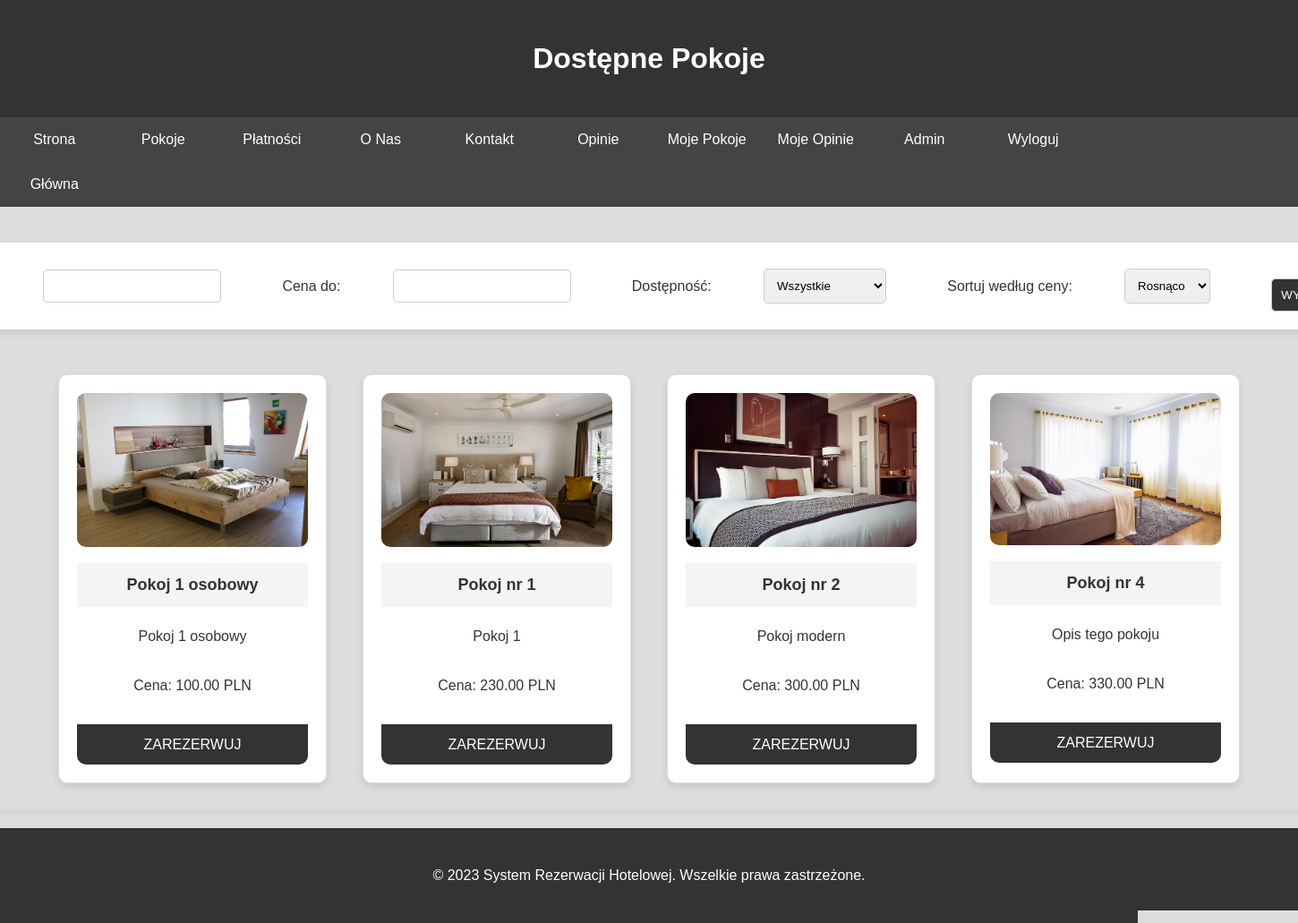
Screenshot of /available_rooms.php (signed in) with the database file from the repository.
### tables this page shows
CREATE TABLE `rooms` (
  `room_id` int(11) NOT NULL,
  `room_name` varchar(255) NOT NULL,
  `room_description` text DEFAULT NULL,
  `room_image` varchar(255) DEFAULT NULL,
  `is_available` tinyint(1) DEFAULT 1,
  `price` decimal(10,2) NOT NULL DEFAULT 0.00
);

### available_rooms.php (the view, shortened to what this page needs)
<?php
include 'includes/db_connection.php';
function getRoomEndDate($roomId)
{
    global $conn;
    $sql = "SELECT end_date FROM reservations WHERE room_id = ? AND end_date >= CURDATE() ORDER BY end_date DESC LIMIT 1";
    $stmt = $conn->prepare($sql);
    $stmt->bind_param("i", $roomId);
    $stmt->execute();
    $result = $stmt->get_result();
    return false;
}
$minPrice = isset($_GET['min_price']) ? $_GET['min_price'] : 0;
$maxPrice = isset($_GET['max_price']) ? $_GET['max_price'] : PHP_INT_MAX;
$sortPrice = isset($_GET['sort_price']) && $_GET['sort_price'] == 'desc' ? 'DESC' : 'ASC';
$whereClause = "WHERE price BETWEEN $minPrice AND $maxPrice";
$sql = "SELECT * FROM rooms $whereClause  ORDER BY price $sortPrice";
$result = $conn->query($sql);
$rooms = [];
if ($result->num_rows > 0) {
    while ($row = $result->fetch_assoc()) {
        $rooms[] = $row;
    }
}
?>
<!DOCTYPE html>
<html lang='pl'>
<head>
    <link rel='stylesheet' href='./assets/css/styles.css'>
</head>
<body>
    <header>
        <h1>Dostępne Pokoje</h1>
    </header>
    <nav>
        <ul>
            <li><a href='index.php'>Strona Główna</a></li>
            <li><a href='available_rooms.php'>Pokoje</a></li>
            <li><a href='payments.php'>Płatności</a></li>
            <li><a href='about.php'>O Nas</a></li>
            <li><a href='contact.php'>Kontakt</a></li>
            <li><a href='reviews.php'>Opinie</a></li>
            <li><a href='my_rooms.php'>Moje Pokoje</a></li>
            <li><a href='my_reviews.php'>Moje Opinie</a></li>
            <?php if (isset($_SESSION['role']) && $_SESSION['role'] == 'admin'): ?>
                <li><a href='admin_panel.php'>Admin</a></li>
            <?php endif; ?>
            <li><a href='logout.php'>Wyloguj</a></li>
        </ul>
    </nav>
    <div class="centered-container">
        <main>
            <section class='rooms'>
                <div class="search-form">
                    <form action="available_rooms.php" method="get">
                        Cena od: <input type="number" name="min_price" min="0" step="0.01">
                        Cena do: <input type="number" name="max_price" min="0" step="0.01">
                        Dostępność:
                        <select name="availability">
                            <option value="all">Wszystkie</option>
                        </select>
                        Sortuj według ceny:
                        <select name="sort_price">
                            <option value="asc">Rosnąco</option>
                        </select>
                        <input type="submit" value="Wyszukaj" class="btn">
                    </form>
                </div>
                <?php foreach ($rooms as $room) {
                    $endDate = getRoomEndDate($room['room_id'])
                        ?>
                    <div class='room-card <?php echo $endDate ? "booked" : ""; ?>'>
                        <img src='<?php echo $room['room_image']; ?>' alt='Zdjęcie pokoju'>
                        <h3>
                            <?php echo $room['room_name']; ?>
                        </h3>
                        <p>
                            <?php echo $room['room_description']; ?>
                        </p>
                        <p>Cena:
                            <?php echo $room['price']; ?> PLN
                        </p>
                        <?php if (!$endDate) { ?>
                            <a href='book_room.php?id=<?php echo $room['room_id']; ?>' class='btn'>Zarezerwuj</a>
                        <?php } else { ?>
                            <span class="booked-info">Zarezerwowany do
                                <?php echo $endDate; ?>
                            </span>
                        <?php } ?>
                    </div>
                <?php } ?>
            </section>
        </main>
    </div>
    <footer>
        <p>&copy; 2023 System Rezerwacji Hotelowej. Wszelkie prawa zastrzeżone.</p>
    </footer>
</body>
</html>

### assets/css/styles.css (style rules this page uses)
* { padding: 0; margin: 0; box-sizing: border-box; }
body, h1, h2, h3, p, ul, li, a, input, textarea, select, button { font-family: 'Arial', sans-serif; }
body { background-color: #ddd; color: #333; font-size: 16px; line-height: 1.6; }
header, footer { background-color: #333; color: #fff; text-align: center; padding: 40px 0; }
footer { margin-top: 20px; }
nav ul { display: flex; list-style-type: none; background-color: #444; }
nav ul li { float: left; width: 7%; margin: 0 10px; }
nav ul li a { display: block; color: #fff; text-align: center; text-decoration: none; line-height: 50px; border-radius: 5px; transition: background-color 0.3s, transform 0.3s; }
main { display: flex; padding: 20px; background-color: #ddd; box-shadow: 0 0 10px rgba(0, 0, 0, 0.1); }
.form-group input, .form-group textarea, .form-group select, button, input[type='submit'] { width: 100%; padding: 10px; border: 1px solid #ccc; border-radius: 5px; cursor: pointer; }
button, input[type='submit'] { background-color: #333; text-transform: uppercase; color: #fff; }
.btn { display: inline-block; padding: 10px 20px; background-color: #333; color: #fff; border: none; border-radius: 5px; text-decoration: none; transition: background-color 0.3s; margin-top: 20px; text-transform: uppercase; }
.centered-container { display: flex; justify-content: center; align-items: center; }
.rooms { display: flex; flex-wrap: wrap; gap: 20px; justify-content: center; }
.room-card { width: 500px; border: 1px solid #ccc; border-radius: 10px; overflow: hidden; box-shadow: 0 4px 8px rgba(0, 0, 0, 0.1); transition: transform 0.3s; }
.room-card img { width: 100%; height: 400px; object-fit: cover; }
.room-card h3 { padding: 10px; background-color: #f4f4f4; margin: 0; }
.room-card p { padding: 10px; margin: 0; }
.btn { display: block; width: 100%; padding: 10px; background-color: #333; color: #fff; text-align: center; border: none; border-radius: 0 0 10px 10px; cursor: pointer; text-decoration: none; transition: background-color 0.3s; }
.search-form { background-color: #fff; padding: 20px; margin: 20px 0; border-radius: 10px; box-shadow: 0 4px 8px rgba(0, 0, 0, 0.1); }
.search-form form { display: flex; justify-content: space-between; align-items: center; width: 1600px; }
.search-form input, .search-form select { padding: 10px; border: 1px solid #ccc; border-radius: 5px; margin-right: 10px; }
.search-form .btn { width: auto; }
.room-card { width: 300px; background-color: #fff; border: 1px solid #ddd; border-radius: 10px; box-shadow: 0 4px 8px rgba(0, 0, 0, 0.1); margin: 10px; padding: 20px; text-align: center; transition: transform 0.3s; overflow: hidden; }
.room-card img { width: 100%; height: auto; border-radius: 10px; }
.room-card h3 { font-size: 18px; margin-top: 10px; }
.room-card p { font-size: 16px; margin-top: 10px; }
.room-card { width: 300px; background-color: #fff; border: 1px solid #ddd; border-radius: 10px; box-shadow: 0 4px 8px rgba(0, 0, 0, 0.1); padding: 20px; text-align: center; transition: transform 0.3s; overflow: hidden; }

### rows the page displays
rooms: room_image (picture), room_name "Pokoj 1 osobowy", room_description "Pokoj 1 osobowy", price "100.00"
rooms: room_image (picture), room_name "Pokoj nr 1", room_description "Pokoj 1", price "230.00"
rooms: room_image (picture), room_name "Pokoj nr 2", room_description "Pokoj modern", price "300.00"
rooms: room_image (picture), room_name "Pokoj nr 4", room_description "Opis tego pokoju", price "330.00"
